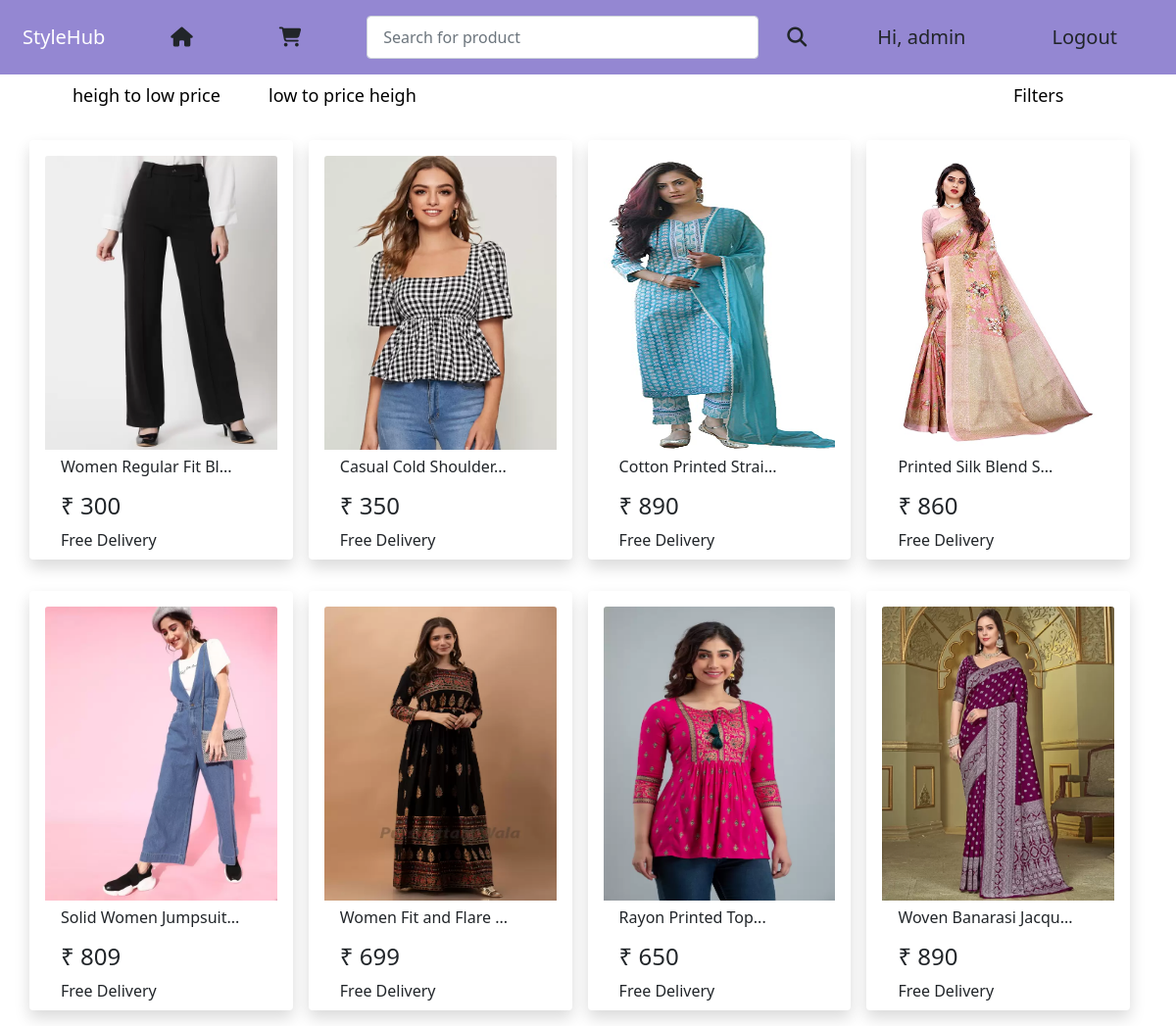
Screenshot of / (signed in) with the database file from the repository.
### accounts/models.py (models this page shows, shortened)
class User(AbstractBaseUser):
    email = models.EmailField(verbose_name="email address", max_length=255,unique=True,)
    full_name = models.CharField(max_length=100)
    mobile_no = models.CharField(max_length=12,blank=True)
    OTP = models.CharField(max_length=6,blank=True)
    is_active = models.BooleanField(default=True)
    is_admin = models.BooleanField(default=False)
    objects = UserManager()
    USERNAME_FIELD = "email"
    REQUIRED_FIELDS = ["full_name","OTP","mobile_no"]

### products/models.py (models this page shows)
class base_model(models.Model):
     uid=models.UUIDField(primary_key=True, default=uuid.uuid4,editable=False)
     class Meta:
        abstract=True

class products(base_model):
    product_name=models.CharField(max_length=50)
    category=models.CharField(max_length=50)
    slug = AutoSlugField(populate_from='product_name',null=True,blank=True,unique=True)
    price=models.IntegerField()
    product_disc=models.TextField()
    image=models.ImageField(upload_to='product_image')
    size=models.ManyToManyField(size_varient)
    colour=models.ManyToManyField(colour_varient,blank=True)

### home/views.py (the view)
# urls.py: path('',views.products_display,name='products_display'),
def products_display(request):
    items=products.objects.all()
    return render(request,'home/index.html',{'items':items} )

### templates/home/index.html (shortened to what this page needs)
{% extends "base/base.html" %}
{% block css %}
<link rel="stylesheet" href="/static/css/home.css">
 {% endblock css%}
{% block body %}
{% include "base/nav.html" %}
<div class="container mt-2">
  <div class="sort">
  <form action="{% url 'sort_item' %}" method="get">
    <ul>
    <li><button class="custom-button "  type="submit" name="sortby" value="heigh to low"> heigh to low price</button></li>
    <li><button class="custom-button"  type="submit" name="sortby" value="low to heigh"> low to price heigh </button></li>
    <li><button class="custom-button" id ="right" type="button" data-bs-toggle="modal" data-bs-target="#exampleModal">
      Filters
    </button></li>
    </ul>
  </form>
</div>
</div>
<div class="container">
  <div class="row ">
        {% for item in items %}
          <div class="card border-0 me-3 pb-2 shadow p-3 my-3 bg-body rounded " style="width: 16.8rem; ">
            <a href="{% url 'product_info' item.slug %}"> <img src="{{item.image.url }}" class="card-img-top" alt="..." style="height: 300px;"></a>
            <li class="list-group-item border-0 "><h6>{{item.product_name|slice:":20"}}...</h6></li>
            <li class="list-group-item border-0  d-flex py-0 "><h4>₹ {{item.price}}</h4></li>
            <li class="list-group-item border-0 d-flex py-0 ">Free Delivery</li>
        </div>
          {% endfor %}
        </div>
      </div>
{% endblock body%}

### templates/base/nav.html (shortened to what this page needs)
<nav class="navbar navbar-dark " style="background-color: rgb(148, 135, 210);"  >
  <div class="container-fluid d-flex justify-content-around">
      <a class="navbar-brand" href="/">StyleHub</a>
      <a class="nav-link" href="{% url 'products_display' %}"><button class="btn me-2"  type="button"><i class="fa-solid fa-house"></i></button></a>
      <a class="nav-link" href="{% url 'cart' %}"><button class="btn me-2"><i class="fa-solid fa-cart-shopping"></i> </button></a>
      <form class="d-flex" action="{% url 'search' %}" method="get">
        <input class="form-control me-2 m-2 nav-link" name="search" type="search" placeholder="Search for product" aria-label="Search" style="width:25rem;">
        <button class="btn  me-2 m-2 " type="submit"><i class="fa-solid fa-magnifying-glass"></i></button>
      </form>
        {% if user.is_authenticated %}
        <a class="nav-link"href=""><button class="btn me-2" type="button"> Hi, {{ request.user.full_name}}</button></a>
        <a class="nav-link"  href="{% url 'user_logout' %}"><button class="btn me-2" type="button">Logout</button></a>
        {% else %}
        <a  class="nav-link" href="{% url 'user_login' %}"><button class="btn  me-2"  type="button" " >login</button></a>
        <a  class="nav-link" href="{% url 'user_signup' %}"><button class="btn me-2"  type="button" >signup  </button></a>
        {% endif %}
    </div>
</nav>

### static/css/home.css (style rules this page uses)
.sort ul { display: flex ; }
#right { margin-left: 35rem; }
form ul li { list-style: none; font-size: 18px; width:200px; }
.btn { font-weight: 400; font-size: 20px; }
.custom-button { border: none; background: none; margin:none ; padding: 0; }

### rows the page displays
User: user.full_name "admin"
products: image (picture), product_name "Women Regular Fit Bl", price "300"
products: image (picture), product_name "Casual Cold Shoulder", price "350"
products: image (picture), product_name "Cotton Printed Strai", price "890"
products: image (picture), product_name "Printed Silk Blend S", price "860"
products: image (picture), product_name "Solid Women Jumpsuit", price "809"
products: image (picture), product_name "Women Fit and Flare", price "699"
products: image (picture), product_name "Rayon Printed Top", price "650"
products: image (picture), product_name "Woven Banarasi Jacqu", price "890"
